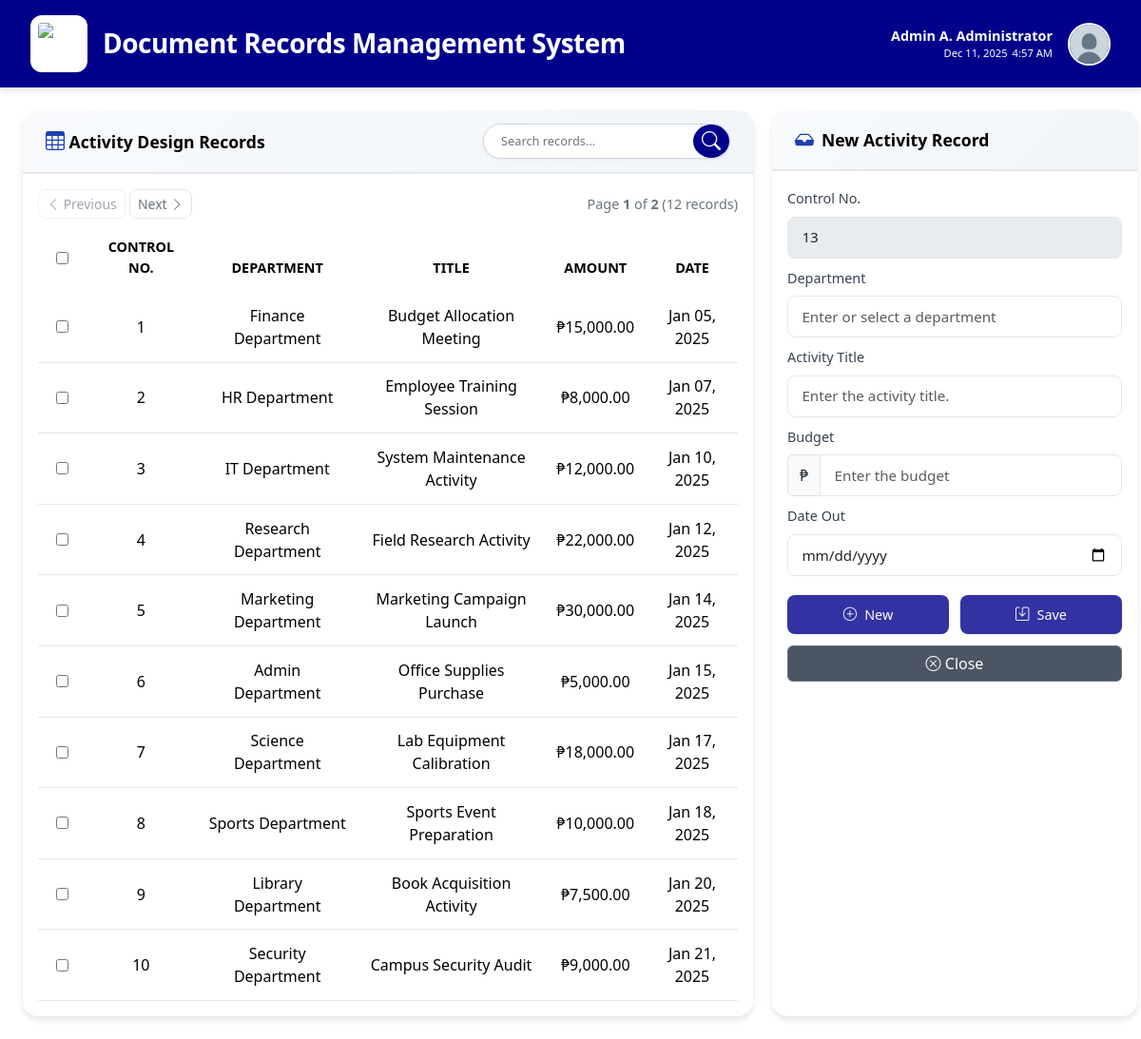
The app's page /users/activity_design.php (signed in), older data.
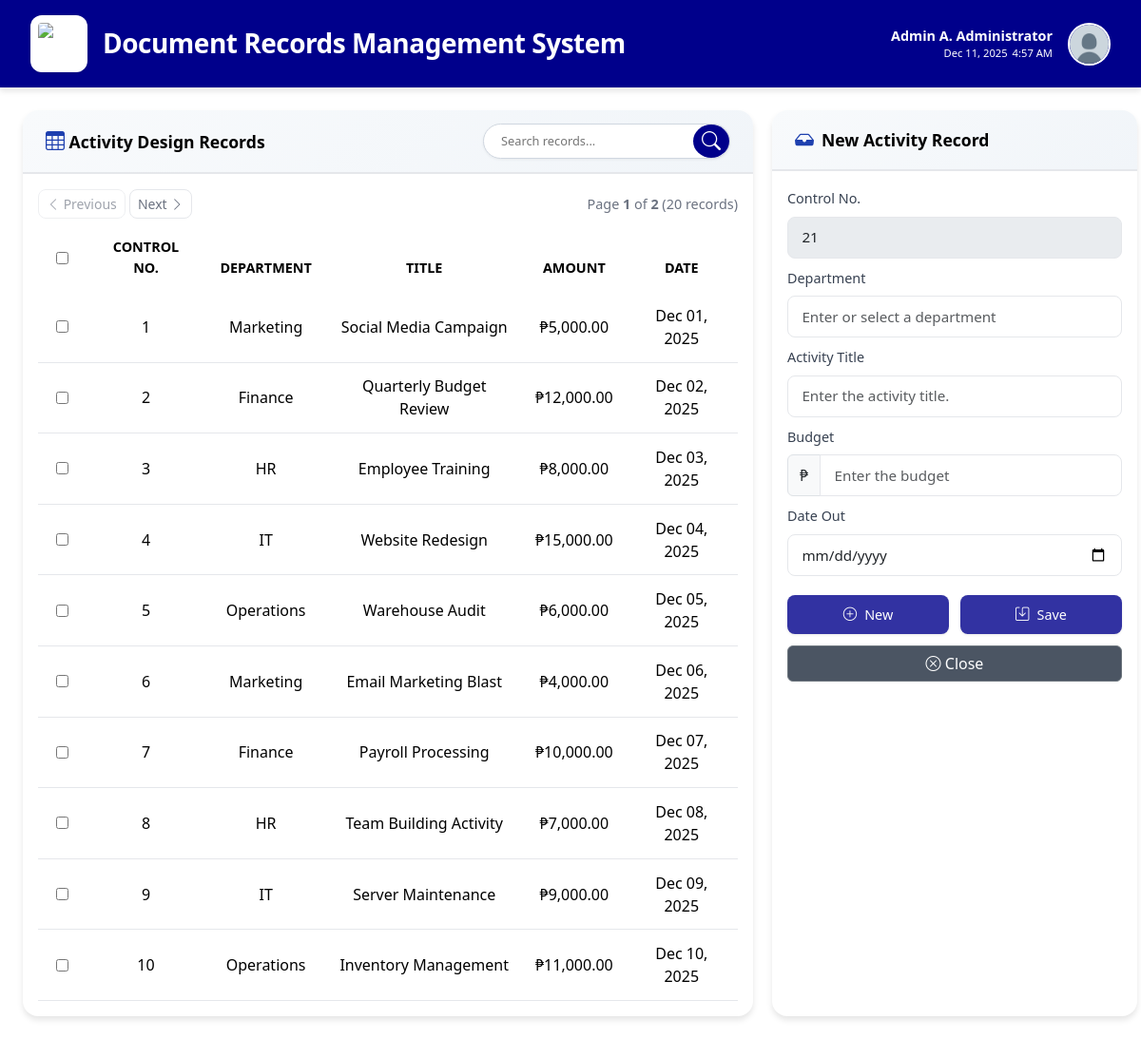
The same page, newer data.
### tables this page shows
CREATE TABLE `activity_designs` (
  `id` int(11) NOT NULL,
  `user_id` int(11) NOT NULL,
  `control_no` varchar(50) NOT NULL,
  `department` varchar(255) NOT NULL,
  `activity_title` varchar(255) NOT NULL,
  `budget` decimal(20,2) NOT NULL,
  `date_out` date NOT NULL,
  `created_at` timestamp NOT NULL DEFAULT current_timestamp()
);

### users/activity_design.php (the view, shortened to what the changed rows need)
<?php
include '../db.php';
$activitiesQuery = $conn->prepare("SELECT * FROM activity_designs ORDER BY CAST(control_no AS UNSIGNED) ASC");
$activitiesQuery->execute();
$activities = $activitiesQuery->get_result();
$nextConID = 1;
$conQuery = $conn->prepare("SELECT control_no FROM activity_designs ORDER BY id DESC LIMIT 1");
$conQuery->execute();
$conResult = $conQuery->get_result();
if ($conResult->num_rows > 0) {
    $lastCon = $conResult->fetch_assoc();
    $nextConID = intval($lastCon['control_no']) + 1;
}
?>
<!DOCTYPE html>
<html lang="en">
<head>
    <link href="https://cdn.jsdelivr.net/npm/bootstrap@5.3.2/dist/css/bootstrap.min.css" rel="stylesheet">
    <link href="https://cdn.jsdelivr.net/npm/bootstrap-icons/font/bootstrap-icons.css" rel="stylesheet">
    <link rel="stylesheet" href="https://cdnjs.cloudflare.com/ajax/libs/font-awesome/6.4.0/css/all.min.css">
    <link rel="stylesheet" href="../assets/css/users/activity_design.css">
</head>
<body>
<div class="header">
    <h1>Document Records Management System</h1>
</div>
    <div class="row g-0">
        <div class="col-md-8 d-flex">
            <div class="card flex-fill">
                <div class="card-body d-flex flex-column">
                    <div class="pagination-controls">
                        <div>
                            <a class="btn btn-outline-secondary btn-sm" href="">
                            </a>
                            <a class="btn btn-outline-secondary btn-sm" href="">
                            </a>
                        </div>
                        <div class="page-info">
                        </div>
                    </div>
                    <div class="table-responsive flex-grow-1" style="overflow-y: auto;">
                        <table class="table table-hover align-middle">
                            <thead>
                                <tr>
                                    <th class="checkbox-cell"><input type="checkbox" id="selectAll"></th>
                                    <th>Control No.</th>
                                    <th>Department</th>
                                    <th>Title</th>
                                    <th>Amount</th>
                                    <th>Date</th>
                                </tr>
                            </thead>
                            <tbody id="recordsTableBody">
                                <?php
                                if ($activities->num_rows > 0) {
                                    while ($row = $activities->fetch_assoc()) {
                                        echo "<tr>
                                            <td><input type='checkbox' class='rowCheckbox' data-id='{$row['id']}'></td>
                                            <td>" . htmlspecialchars($row['control_no']) . "</td>
                                            <td>" . htmlspecialchars($row['department']) . "</td>
                                            <td>" . htmlspecialchars($row['activity_title']) . "</td>
                                            <td>₱" . number_format($row['budget'], 2) . "</td>
                                            <td>" . date("M d, Y", strtotime($row['date_out'])) . "</td>
                                        </tr>";
                                    }
                                    }
                                ?>
                            </tbody>
                        </table>
                    </div>
                </div>
            </div>
        </div>
        <div class="col-md-4 d-flex">
            <div class="card flex-fill">
                <div class="card-body" style="min-height: 500px;">
                    <form method="POST" action="Controllers/ActivityController.php" id="activityForm">
                        <div class="mb-2">
                            <label class="form-label">Control No.</label>
                            <input type="text" name="control_no" id="control_no" class="form-control" readonly
                                style="background:#e9ecef; cursor:not-allowed;" required
                                value="<?php echo $nextConID; ?>">
                        </div>
                    </form>
                </div>
            </div>
        </div>
    </div>
</body>
</html>

Row changes from the older to the newer data that the page shows:
removed activity_designs: control_no "1", department "Finance Department", activity_title "Budget Allocation Meeting", budget "15,000.00", date_out "Jan 05, 2025"
removed activity_designs: control_no "2", department "HR Department", activity_title "Employee Training Session", budget "8,000.00", date_out "Jan 07, 2025"
removed activity_designs: control_no "3", department "IT Department", activity_title "System Maintenance Activity", budget "12,000.00", date_out "Jan 10, 2025"
removed activity_designs: control_no "4", department "Research Department", activity_title "Field Research Activity", budget "22,000.00", date_out "Jan 12, 2025"
removed activity_designs: control_no "5", department "Marketing Department", activity_title "Marketing Campaign Launch", budget "30,000.00", date_out "Jan 14, 2025"
removed activity_designs: control_no "6", department "Admin Department", activity_title "Office Supplies Purchase", budget "5,000.00", date_out "Jan 15, 2025"
removed activity_designs: control_no "7", department "Science Department", activity_title "Lab Equipment Calibration", budget "18,000.00", date_out "Jan 17, 2025"
removed activity_designs: control_no "8", department "Sports Department", activity_title "Sports Event Preparation", budget "10,000.00", date_out "Jan 18, 2025"
removed activity_designs: control_no "9", department "Library Department", activity_title "Book Acquisition Activity", budget "7,500.00", date_out "Jan 20, 2025"
removed activity_designs: control_no "10", department "Security Department", activity_title "Campus Security Audit", budget "9,000.00", date_out "Jan 21, 2025"
removed activity_designs: control_no "13"
added activity_designs: control_no "1", department "Marketing", activity_title "Social Media Campaign", budget "5,000.00", date_out "Dec 01, 2025"
added activity_designs: control_no "2", department "Finance", activity_title "Quarterly Budget Review", budget "12,000.00", date_out "Dec 02, 2025"
added activity_designs: control_no "3", department "HR", activity_title "Employee Training", budget "8,000.00", date_out "Dec 03, 2025"
added activity_designs: control_no "4", department "IT", activity_title "Website Redesign", budget "15,000.00", date_out "Dec 04, 2025"
added activity_designs: control_no "5", department "Operations", activity_title "Warehouse Audit", budget "6,000.00", date_out "Dec 05, 2025"
added activity_designs: control_no "6", department "Marketing", activity_title "Email Marketing Blast", budget "4,000.00", date_out "Dec 06, 2025"
added activity_designs: control_no "7", department "Finance", activity_title "Payroll Processing", budget "10,000.00", date_out "Dec 07, 2025"
added activity_designs: control_no "8", department "HR", activity_title "Team Building Activity", budget "7,000.00", date_out "Dec 08, 2025"
added activity_designs: control_no "9", department "IT", activity_title "Server Maintenance", budget "9,000.00", date_out "Dec 09, 2025"
added activity_designs: control_no "10", department "Operations", activity_title "Inventory Management", budget "11,000.00", date_out "Dec 10, 2025"
added activity_designs: control_no "21"
Text that changed along with them:
text written by a page script: "Page 1 of 2 (12 records)" → "Page 1 of 2 (20 records)"
